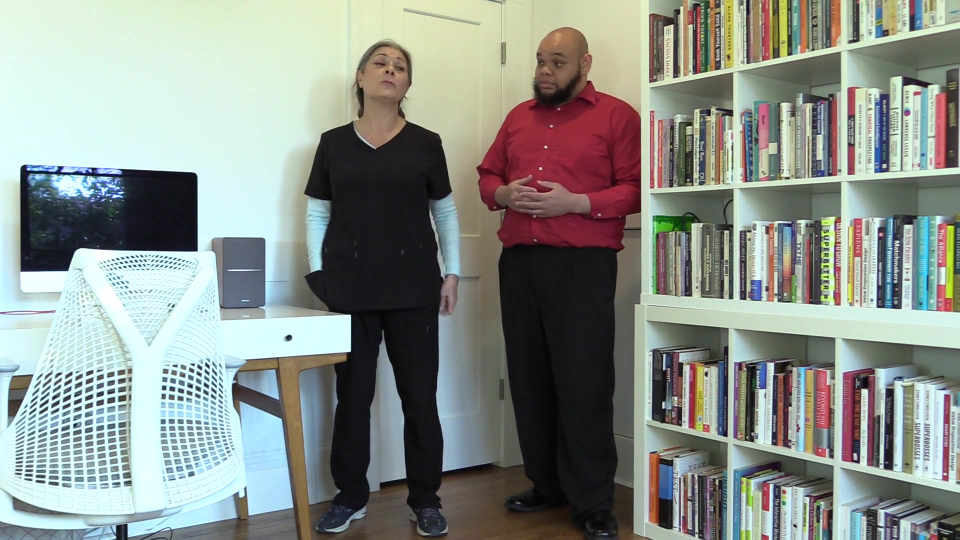
#> input picture Model_developer_ai/augly/tests/assets/image/inputs/dfdc_3.jpg, 1920 x 1080 px, given in place of image1.png, which was not available (shown at 1/2 size)
$ jupyter execute --allow-errors Pre_processing_pipiline.ipynb
#> lines starting #> are read from the running program, lines starting #| are printed output that depends on the picture; pictures that were not available may be replaced by others from this repository, and a replacement may not be noted
[cell 1]
import os
from typing import Union
from PIL import Image
import torch
import torchvision.transforms as transforms

    # Load the image using PIL
image = Image.open('C:/Users/heman/Desktop/Deep learning/LLMs/Papers/AttentionIs All You Need/IMAGE/image1.png').convert("RGB")
#> image is the input picture: PIL image 1920x1080 RGB; mean R, G, B 138.4, 144.7, 138.7
image


input_size=(224,224)
# Define the transformations to be applied to the image
#> (the rest of this cell did not finish here and is left out)

[cell 2]
import os
from typing import Union
from PIL import Image
import torch
import torchvision.transforms as transforms

def load_and_preprocess_image(image_path: str, input_size: Union[int, tuple]) -> torch.Tensor:
    """
    Load an image from the specified file path, resize it to the desired input size,
    normalize the pixel values, and convert it to a tensor suitable for input to a
    deep learning model.

    Args:
        image_path (str): The file path of the image to be loaded.
        input_size (int or tuple): The desired size of the image after resizing.
            If an integer is provided, the image will be resized to a square with the specified size.
            If a tuple is provided, it should be in the format (height, width).

    Returns:
        torch.Tensor: The preprocessed image tensor ready for input to a deep learning model.

    Example:
        image_tensor = load_and_preprocess_image("path/to/image.jpg", input_size=(224, 224))
    """
    # Check if the image file exists
    if not os.path.isfile(image_path):
        raise FileNotFoundError(f"Image file not found: {image_path}")

    # Load the image using PIL
    image = Image.open(image_path).convert("RGB")

    # Define the transformations to be applied to the image
    if isinstance(input_size, int):
        # Resize to a square image if input_size is an integer
        transformations = transforms.Compose([
            transforms.Resize(input_size),
            transforms.CenterCrop(input_size),
            transforms.ToTensor(),
            transforms.Normalize(mean=[0.485, 0.456, 0.406], std=[0.229, 0.224, 0.225])
        ])
    else:
        # Resize to the specified height and width if input_size is a tuple
        transformations = transforms.Compose([
            transforms.Resize(input_size),
            transforms.ToTensor(),
            transforms.Normalize(mean=[0.485, 0.456, 0.406], std=[0.229, 0.224, 0.225])
        ])

    # Apply the transformations to the image
    image_tensor = transformations(image)

    return image_tensor

# Example usage
#> (the rest of this cell did not finish here and is left out)

[cell 3]
import torch
from torchvision import transforms
from PIL import Image
from typing import Tuple

def load_and_preprocess_image(image_path: str, input_size: Tuple[int, int], normalization_range: Tuple[float, float]) -> torch.Tensor:
    """
    Loads an image from a file, resizes it, normalizes it, and converts it to a tensor.

    Parameters:
    - image_path (str): Path to the image file.
    - input_size (Tuple[int, int]): The (height, width) to which the image should be resized.
    - normalization_range (Tuple[float, float]): The range for normalizing pixel values (min_value, max_value).

    Returns:
    - torch.Tensor: The preprocessed image tensor.

    Example usage:
    >>> tensor_image = load_and_preprocess_image('path/to/image.jpg', (224, 224), (0, 1))
    >>> print(tensor_image.shape)
    torch.Size([3, 224, 224])
    """

    # Define the transformations to be applied to the image
    if isinstance(input_size, int):
        # Resize to a square image if input_size is an integer
        transformations = transforms.Compose([
            transforms.Resize(input_size),
            transforms.CenterCrop(input_size),
            transforms.ToTensor(),
            transforms.Normalize(mean=[0.485, 0.456, 0.406], std=[0.229, 0.224, 0.225])
        ])
    else:
        # Resize to the specified height and width if input_size is a tuple
        transformations = transforms.Compose([
            transforms.Resize(input_size),
            transforms.ToTensor(),
            transforms.Normalize(mean=[0.485, 0.456, 0.406], std=[0.229, 0.224, 0.225])
        ])

    # Load the image
    image = Image.open(image_path).convert('RGB')

    # Apply the transformations to the image
    tensor_image =transformations(image)

    return tensor_image

# User input for image path
image_path = 'C:/Users/heman/Desktop/Deep learning/LLMs/Papers/AttentionIs All You Need/IMAGE/image1.png'

# You can set the input size and normalization range as required by your model.
# For example, input_size could be (224, 224) for models like ResNet, and
# normalization_range could be (0.0, 1.0) or (-1.0, 1.0) depending on the model's expected input.
input_size = (224, 224)  # Example input size
normalization_range = (0.0, 1.0)  # Example normalization range

# Load and preprocess the image
#> (the rest of this cell did not finish here and is left out)

[cell 4]
import os
from typing import Union, List
from PIL import Image
import torch
import torchvision.transforms as transforms

def load_and_preprocess_image(image_path: str, input_size: Union[int, tuple], transformations: List[str]) -> torch.Tensor:
    """
    Load an image from the specified file path, resize it to the desired input size,
    apply the specified transformations, and convert it to a tensor suitable for input to a
    deep learning model.

    Args:
        image_path (str): The file path of the image to be loaded.
        input_size (int or tuple): The desired size of the image after resizing.
            If an integer is provided, the image will be resized to a square with the specified size.
            If a tuple is provided, it should be in the format (height, width).
        transformations (list): A list of strings specifying the transformations to be applied to the image tensor.
            Supported transformations: "rotate", "flip", "crop", "scale", "translate", "shear",
            "brightness_contrast", "noise", "color", "blur_sharpen".

    Returns:
        torch.Tensor: The preprocessed image tensor with the specified transformations applied.

    Example:
        image_tensor = load_and_preprocess_image("path/to/image.jpg", input_size=(224, 224), transformations=["rotate", "flip"])
    """
    # Check if the image file exists
    if not os.path.isfile(image_path):
        raise FileNotFoundError(f"Image file not found: {image_path}")

    # Load the image using PIL
    image = Image.open(image_path).convert("RGB")

    # Define the transformations to be applied to the image
    if isinstance(input_size, int):
        # Resize to a square image if input_size is an integer
        transform_list = [
            transforms.Resize(input_size),
            transforms.CenterCrop(input_size),
        ]
    else:
        # Resize to the specified height and width if input_size is a tuple
        transform_list = [
            transforms.Resize(input_size),
        ]

    # Add the specified transformations to the transform list
    for transform in transformations:
        if transform == "rotate":
            transform_list.append(transforms.RandomRotation(degrees=10))
        elif transform == "flip":
            transform_list.append(transforms.RandomHorizontalFlip(p=0.5))
        elif transform == "crop":
            transform_list.append(transforms.RandomCrop(size=(200, 200)))
        elif transform == "scale":
            transform_list.append(transforms.RandomResizedCrop(size=input_size, scale=(0.8, 1.0)))
        elif transform == "translate":
            transform_list.append(transforms.RandomAffine(degrees=0, translate=(0.1, 0.1)))
        elif transform == "shear":
            transform_list.append(transforms.RandomAffine(degrees=0, shear=10))
        elif transform == "brightness_contrast":
            transform_list.append(transforms.ColorJitter(brightness=0.2, contrast=0.2))
        elif transform == "noise":
            transform_list.append(transforms.Lambda(lambda x: x + torch.randn_like(x) * 0.1))
        elif transform == "color":
            transform_list.append(transforms.ColorJitter(hue=0.1, saturation=0.1))
        elif transform == "blur_sharpen":
            transform_list.append(transforms.GaussianBlur(kernel_size=(5, 9), sigma=(0.1, 5)))
        else:
            raise ValueError(f"Unsupported transformation: {transform}")

    transform_list.extend([
        transforms.ToTensor(),
        transforms.Normalize(mean=[0.485, 0.456, 0.406], std=[0.229, 0.224, 0.225])
    ])

    transformations = transforms.Compose(transform_list)

    # Apply the transformations to the image
    image_tensor = transformations(image)

    return image_tensor

# User input for image path
image_path = 'C:/Users/heman/Desktop/Deep learning/LLMs/Papers/AttentionIs All You Need/IMAGE/image1.png'

# You can set the input size and normalization range as required by your model.
# For example, input_size could be (224, 224) for models like ResNet, and
# normalization_range could be (0.0, 1.0) or (-1.0, 1.0) depending on the model's expected input.
input_size = (224, 224)
selected_transformations=['rotate','flip','crop','scale','translate','shear','brightness_contrast',"blur_sharpen"]
#> (the rest of this cell did not finish here and is left out)

[cell 5]
import os
from typing import Union, List
from PIL import Image
import torch
import torchvision.transforms as transforms
import matplotlib.pyplot as plt


def plot_transformations(image_path, input_size, selected_transformations):
    # Load the original image
    original_image = Image.open(image_path).convert("RGB")

    # Create a figure with subplots
    num_transformations = len(selected_transformations) + 1
    fig, axes = plt.subplots(1, num_transformations, figsize=(16, 16))

    # Plot the original image
    axes[0].imshow(original_image)
    axes[0].set_title("Original Image")
    axes[0].axis("off")

    # Apply and plot each transformation cumulatively
    cumulative_transforms = []
    for i, transform in enumerate(selected_transformations, start=1):
        cumulative_transforms.append(transform)
        image_tensor = load_and_preprocess_image(image_path, input_size, cumulative_transforms)
        transformed_image = transforms.ToPILImage()(image_tensor)

        axes[i].imshow(transformed_image)
        axes[i].set_title(f"Transformation: {transform}")
        axes[i].axis("off")

    plt.tight_layout()
    plt.show()

# User input for image path
image_path = 'C:/Users/heman/Desktop/Deep learning/LLMs/Papers/AttentionIs All You Need/IMAGE/image1.png'

# Set the input size and selected transformations
input_size = (224, 224)
selected_transformations = ['rotate', 'flip', 'crop', 'scale', 'translate', 'shear', 'brightness_contrast', 'blur_sharpen']

# Plot the transformations
plot_transformations(image_path, input_size, selected_transformations)
#> (the call stopped at in load_and_preprocess_image, `transform_list = [ transforms.Resize(input_size), ]`: torchvision is not available in this run)

[cell 6]
import torch
import torchvision.transforms.functional as TF
import random

# Function to apply transformations
# [39 lines left out: function apply_transformations, not called in this run]

# Load and preprocess the image
# (This part would be the same as the previous example, where the user provides the image path and the preprocessed_image is obtained)
    # Load the image using PIL
image = Image.open('C:/Users/heman/Desktop/Deep learning/LLMs/Papers/AttentionIs All You Need/IMAGE/image1.png').convert("RGB")

# # Apply user-selected transformations
#> (the rest of this cell did not finish here and is left out)

[cell 7]
import torch
import torchvision.transforms.functional as TF
import random
from PIL import Image
import matplotlib.pyplot as plt

# Function to apply transformations
# [41 lines left out: function apply_transformations, not called in this run]

# Load and preprocess the image
# (This part would be the same as the previous example, where the user provides the image path and the preprocessed_image is obtained)
image = Image.open('C:/Users/heman/Desktop/Deep learning/LLMs/Papers/AttentionIs All You Need/IMAGE/image1.png').convert("RGB")
# preprocessed_image = ...  # Preprocess the image as per your requirements
#> (the rest of this cell did not finish here and is left out)

[cell 8]
from PIL import Image
from typing import List, Tuple
import os

def split_image_into_chunks(image_path: str, chunk_size: Tuple[int, int] = (16, 16)) -> List[Image.Image]:
    """
    Splits an image into smaller chunks of a specified size.

    :param image_path: The file path to the image to be split.
    :param chunk_size: The size of each chunk (width, height).
    :return: A list of Image objects, each representing a chunk of the original image.
    """
#> called with chunk_size = (200, 200)
    try:
        # Load the image from the specified path
        image = Image.open(image_path)
    except IOError:
        print(f"Error: Cannot open the image from the path {image_path}. Please check the file path.")
        return []

    # Calculate the number of chunks in each dimension
    img_width, img_height = image.size
    chunks_x = img_width // chunk_size[0]
    chunks_y = img_height // chunk_size[1]

    # Split the image into chunks
    chunks = []
    for y in range(0, chunks_y * chunk_size[1], chunk_size[1]):
        for x in range(0, chunks_x * chunk_size[0], chunk_size[0]):
            box = (x, y, x + chunk_size[0], y + chunk_size[1])
            chunk = image.crop(box)
            chunks.append(chunk)
#> after the loop, chunks = 45 items

    return chunks

def save_chunks(chunks: List[Image.Image], output_dir: str) -> None:
    """
    Saves each image chunk to a specified directory.

    :param chunks: A list of Image objects to be saved.
    :param output_dir: The directory where the image chunks will be saved.
    """
    if not os.path.exists(output_dir):
        os.makedirs(output_dir)

    for i, chunk in enumerate(chunks):
        output_path = os.path.join(output_dir, f"chunk_{i:03d}.png")
        chunk.save(output_path)
        print(f"Saved {output_path}")

# Example usage
if __name__ == "__main__":
    image_path_input = 'C:/Users/heman/Desktop/Deep learning/LLMs/Papers/AttentionIs All You Need/IMAGE/image1.png'
    chunks = split_image_into_chunks(image_path_input,chunk_size=(200,200))
#> chunks = 45 items

    if chunks:
        output_directory = "image_chunks1"
        save_chunks(chunks, output_directory)
#> the loop in save_chunks, `for i, chunk in enumerate(chunks):` made 45 passes
#| Saved image_chunks1/chunk_000.png
#| Saved image_chunks1/chunk_001.png
#| Saved image_chunks1/chunk_002.png
#| Saved image_chunks1/chunk_003.png
#| Saved image_chunks1/chunk_004.png
#> (further printed lines are left out)
#> pass 1, in save_chunks, `chunk.save(output_path)`:
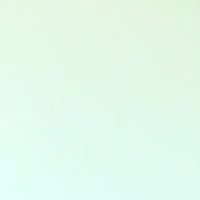
#> saved as chunk_000.png: PIL image 200x200 RGB; mean R, G, B 226.3, 249.3, 234.8
        print(f"All chunks have been successfully saved to {output_directory}.")

[cell 9]
from typing import List, Tuple
from PIL import Image, ImageOps
import matplotlib.pyplot as plt

def split_image_into_chunks(image_path: str, chunk_size: Tuple[int, int] = (16, 16)) -> List[Image.Image]:
    """
    Splits an image into smaller chunks of a specified size.

    :param image_path: The file path to the image to be split.
    :param chunk_size: The size of each chunk (width, height).
    :return: A list of Image objects, each representing a chunk of the original image.
    """
#> called with chunk_size = (200, 200)
    try:
        # Load the image from the specified path
        image = Image.open(image_path)
    except IOError:
        print(f"Error: Cannot open the image from the path {image_path}. Please check the file path.")
        return []

    # Calculate the number of chunks in each dimension
    img_width, img_height = image.size
    chunks_x = img_width // chunk_size[0]
    chunks_y = img_height // chunk_size[1]

    # Split the image into chunks
    chunks = []
    for y in range(0, chunks_y * chunk_size[1], chunk_size[1]):
        for x in range(0, chunks_x * chunk_size[0], chunk_size[0]):
            box = (x, y, x + chunk_size[0], y + chunk_size[1])
            chunk = image.crop(box)
            chunks.append(chunk)
#> after the loop, chunks = 45 items
#| 45 chunks were created.
#| (200, 200) chunk_size

    return chunks

def plot_image_chunks(chunks: List[Image.Image], chunk_size: Tuple[int, int], original_image: Image.Image):
    """
    Plots all the chunks to form an image plot and compares it with the original image.

    :param chunks: A list of Image objects representing the chunks of the original image.
    :param chunk_size: The size of each chunk (width, height).
    :param original_image: The original Image object.
    """
#> called with chunk_size = (200, 200)
    # Calculate number of chunks in each dimension
    chunks_x = original_image.size[0] // chunk_size[0]
    chunks_y = original_image.size[1] // chunk_size[1]

    # Create a new image to place the chunks
    new_image = Image.new('RGB', (chunks_x * chunk_size[0], chunks_y * chunk_size[1]))
#> new_image: PIL image 1800x1000 RGB; every value is 0

    # Place each chunk into the new image
    for i, chunk in enumerate(chunks):
        x = (i % chunks_x) * chunk_size[0]
        y = (i // chunks_x) * chunk_size[1]
        new_image.paste(chunk, (x, y))
#> this loop made 45 passes
#> (x, y) on passes 1 to 8: (0, 0), (200, 0), (400, 0), (600, 0), (800, 0), (1000, 0), (1200, 0), (1400, 0)
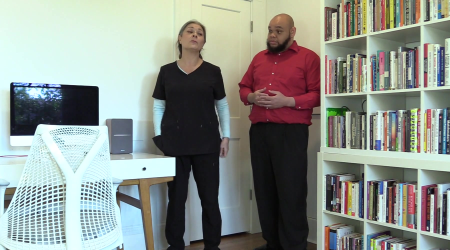
#> new_image: PIL image 1800x1000 RGB (shown at 1/4 size); mean R, G, B 140.1, 145.9, 139.7

    # Plot the original and the reconstructed image side by side
    plt.figure(figsize=(12, 6))
    plt.subplot(1, 2, 1)
    plt.title('Original Image')
    plt.imshow(original_image)
    plt.axis('off')

    plt.subplot(1, 2, 2)
    plt.title('Reconstructed Image from Chunks')
    plt.imshow(new_image)
    plt.axis('off')

    plt.show()
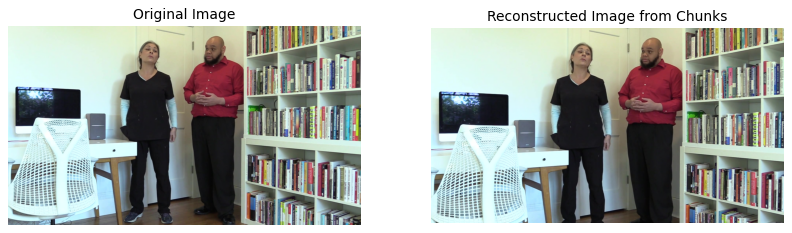
#> figure drawn by matplotlib, 2 panels

# Example usage
if __name__ == "__main__":
    # Define the image path and the chunk size
    image_path = 'C:/Users/heman/Desktop/Deep learning/LLMs/Papers/AttentionIs All You Need/IMAGE/image1.png'
    chunk_size = (200, 200)

    # Split the image into chunks
    chunks = split_image_into_chunks(image_path, chunk_size)
    print(len(chunks), 'chunks were created.')
    print(chunks[0].size,'chunk_size')
    # Load the original image
    original_image = Image.open(image_path)

    # Plot the image chunks and compare with the original
    plot_image_chunks(chunks, chunk_size, original_image)

[cell 10]
import os
from typing import Tuple
from PIL import Image

def split_image(image_path: str, split_size: Tuple[int, int] = (200, 200)) -> None:
    """
    Split an image into smaller splits of a specified size.

    Args:
        image_path (str): The path to the input image file.
        split_size (Tuple[int, int]): The size of each split (width, height). Default is (16, 16).

    Returns:
        None
    """
#> called with split_size = (200, 200)
    # Open the image
    image = Image.open(image_path)

    # Get the image dimensions
    width, height = image.size

    # Calculate the number of splits in each dimension
    num_splits_x = width // split_size[0]
    num_splits_y = height // split_size[1]

    # Create a directory to store the splits
    output_dir = "image_splits"
    os.makedirs(output_dir, exist_ok=True)

    # Iterate over the splits and save each one
    for i in range(num_splits_y):
        for j in range(num_splits_x):
            left = j * split_size[0]
            top = i * split_size[1]
            right = left + split_size[0]
            bottom = top + split_size[1]

            # Crop the image to the current split
            split = image.crop((left, top, right, bottom))

            # Save the split image
            split_path = os.path.join(output_dir, f"split_{i}_{j}.png")
            split.save(split_path)
#> this loop made 5 passes
#> pass 1, in split_image, `split.save(split_path)`:
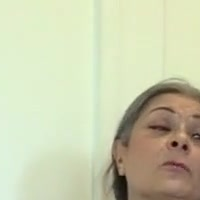
#> saved as split_0_3.png: PIL image 200x200 RGB; mean R, G, B 201.9, 205.2, 174.3
#> pass 1, in split_image, `split.save(split_path)`:
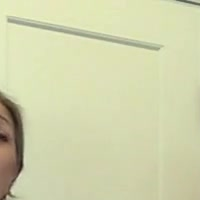
#> saved as split_0_4.png: PIL image 200x200 RGB; mean R, G, B 208.9, 211.5, 172.8

    print(f"Image split into {num_splits_x * num_splits_y} splits and saved in '{output_dir}' directory.")
#| Image split into 45 splits and saved in 'image_splits' directory.
#> (the rest of the program and of its run is left out)
